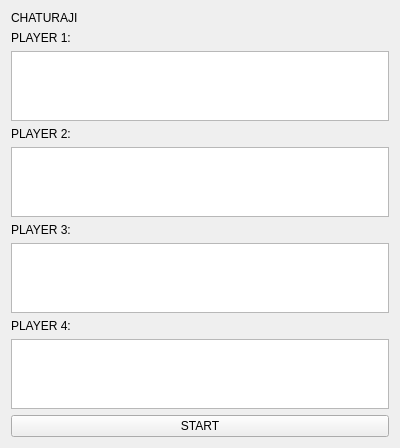
<?xml version="1.0" encoding="UTF-8"?>
<ui version="4.0">
 <class>StartScreen</class>
 <widget class="QWidget" name="StartScreen">
  <property name="geometry">
   <rect>
    <x>0</x>
    <y>0</y>
    <width>400</width>
    <height>301</height>
   </rect>
  </property>
  <property name="sizePolicy">
   <sizepolicy hsizetype="Preferred" vsizetype="Ignored">
    <horstretch>0</horstretch>
    <verstretch>0</verstretch>
   </sizepolicy>
  </property>
  <property name="windowTitle">
   <string>StartScreen</string>
  </property>
  <layout class="QVBoxLayout" name="verticalLayout">
   <item>
    <widget class="QLabel" name="label">
     <property name="text">
      <string>CHATURAJI</string>
     </property>
    </widget>
   </item>
   <item>
    <widget class="QLabel" name="label_5">
     <property name="text">
      <string>PLAYER 1:</string>
     </property>
    </widget>
   </item>
   <item>
    <widget class="QTextEdit" name="player1Input"/>
   </item>
   <item>
    <widget class="QLabel" name="label_4">
     <property name="text">
      <string>PLAYER 2:</string>
     </property>
    </widget>
   </item>
   <item>
    <widget class="QTextEdit" name="player2Input"/>
   </item>
   <item>
    <widget class="QLabel" name="label_3">
     <property name="text">
      <string>PLAYER 3:</string>
     </property>
    </widget>
   </item>
   <item>
    <widget class="QTextEdit" name="player3Input"/>
   </item>
   <item>
    <widget class="QLabel" name="label_2">
     <property name="text">
      <string>PLAYER 4:</string>
     </property>
    </widget>
   </item>
   <item>
    <widget class="QTextEdit" name="player4Input">
     <property name="sizePolicy">
      <sizepolicy hsizetype="Expanding" vsizetype="Expanding">
       <horstretch>0</horstretch>
       <verstretch>0</verstretch>
      </sizepolicy>
     </property>
    </widget>
   </item>
   <item>
    <widget class="QPushButton" name="startButton">
     <property name="sizePolicy">
      <sizepolicy hsizetype="Minimum" vsizetype="Maximum">
       <horstretch>0</horstretch>
       <verstretch>0</verstretch>
      </sizepolicy>
     </property>
     <property name="text">
      <string>START</string>
     </property>
    </widget>
   </item>
  </layout>
 </widget>
 <resources/>
 <connections/>
</ui>
